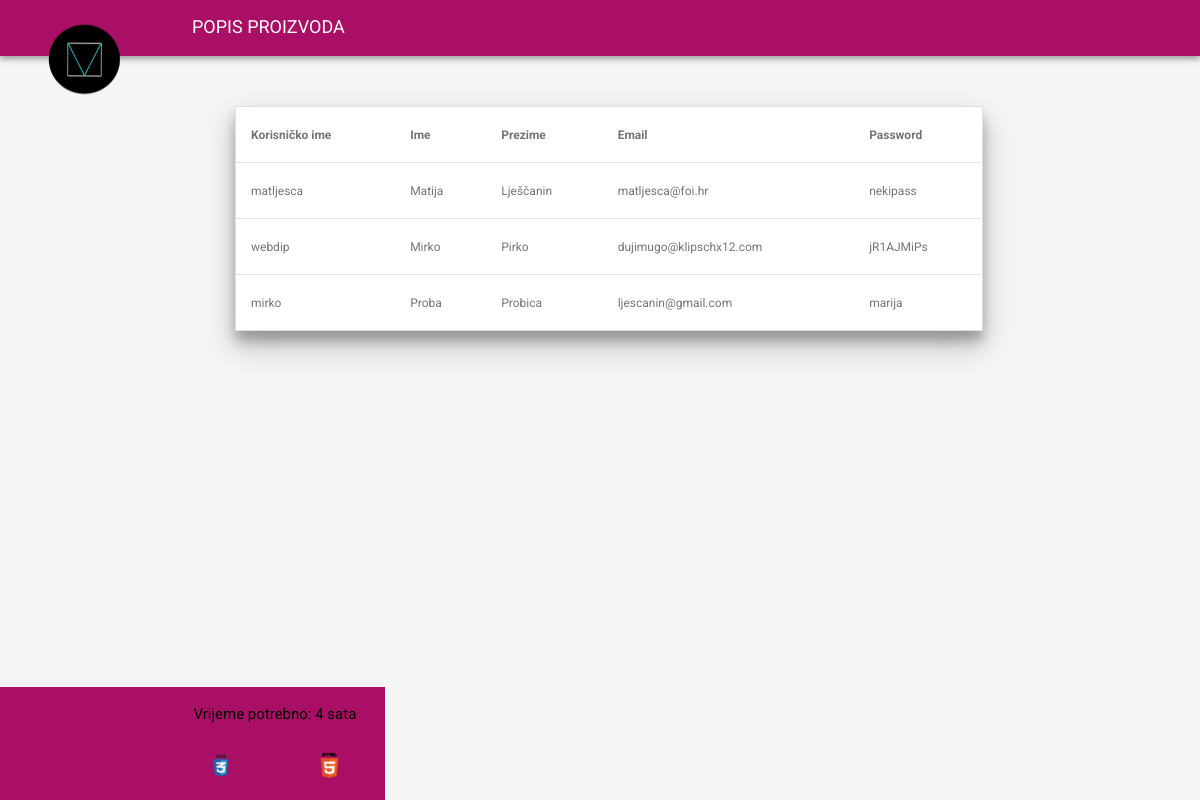
The app's page /privatno/index.php with its own data.
### tables this page shows
CREATE TABLE `users` (
  `id` int(11) NOT NULL,
  `role` int(11) NOT NULL,
  `username` varchar(50) NOT NULL,
  `password` varchar(45) NOT NULL,
  `password_hash` text,
  `mail` varchar(255) NOT NULL,
  `name` varchar(50) DEFAULT NULL,
  `surname` varchar(80) DEFAULT NULL,
  `gender` char(1) DEFAULT NULL,
  `birthday` date DEFAULT NULL,
  `adress` varchar(255) DEFAULT NULL,
  `profile_pic` text,
  `statusi` int(11) DEFAULT NULL,
  `settings` int(11) DEFAULT '1',
  `joined` date DEFAULT NULL,
  `status` varchar(50) NOT NULL,
  `activation_id` varchar(100) NOT NULL,
  `sign_attemp` int(11) NOT NULL,
  `two_step` int(11) NOT NULL,
  `points` int(11) NOT NULL,
  `points_all` int(11) NOT NULL
);

### baza.php (called while the page is built, shortened)
<?php
class baza
{
    private $veza = null;
    function spojiDB() {
        $this->veza = new mysqli(self::server, self::korisnik, self::lozinka, self::baza);
        $this->veza->set_charset("utf8");
        return $this->veza;
    }
    function selectDB($upit) {
        $rezultat = $this->veza->query($upit);
        return $rezultat;
    }
}

### privatno/index.php (the view, shortened to what this page needs)
<?php
include_once ('../baza.php');
$table= $result = "";
$database = new baza();
$database->spojiDB();
$searchUsers = "SELECT username, name, surname, mail, password FROM users ";
$allUsers = $database->selectDB($searchUsers);
$table.= "<table>
    <tr>
        <th>Korisničko ime</th>
        <th class='drugi'> Ime</th>
        <th class='treci'>Prezime</th>
        <th class='cetvrti'>Email</th>
        <th class='peti'>Password</th>
    </tr>";
    foreach ($allUsers as $result){
    $table.= "<tr>";
        $user = $result["username"];
        $name = $result["name"];
        $table.= "<td>" . $user . "</td>";
        $table.= "<td class='drugi'>" . $name . "</td>";
        $table.= "<td class='treci'>" . $result['surname'] . "</td>";
        $table.= "<td class='cetvrti'>" . $result['mail'] . "</td>";
        $table.= "<td class='peti'>" . $result['password'] . "</td>";
        $table.= "</tr>";
    }
    $table.= "</table>";
?>
<!DOCTYPE html>
<html lang="hr">
<head>
    <link rel="stylesheet" type="text/css" href="../css/matljesca.css">
</head>
<body>
<header class="header">
    <figure id="leti" >
        <img id="leti1" src="../img/material.png" alt="logo" usemap="#Map">
    </figure>
    <h1>Popis proizvoda</h1>
</header>
<section class="sekcija">
    <?php echo  $table  ?>
</section>
<footer class="footer">
    <p>Vrijeme potrebno: 4 sata</p>
    <figure>
        <a href="https://jigsaw.w3.org/css-validator/validator?uri=http://barka.foi.hr/WebDiP/2016/zadaca_02/matljesca/matljesca.css"><img src="../img/CSS3.png" alt="CSS3" ></a>
    </figure>
    <figure>
        <a href="http://validator.w3.org/check?uri=http://barka.foi.hr/WebDiP/2016/zadaca_02/matljesca/popis_proizvoda.html"><img src="../img/HTML5.png" alt="HTML5"></a>
    </figure>
</footer>
</body>
</html>

### css/matljesca.css (style rules this page uses)
html { height:100%; width: 100%; }
body { background-color: #f5f5f5; margin: 0; font-family: 'Roboto', 'Helvetica', sans-serif; height:100%; width: 100%; }
header { background-color: #a90f64; clear: both; border-left: 175px solid #a90f64; text-align: center; overflow: hidden; height: 50px; z-index: 5; box-shadow: 0 3px 6px rgba(0,0,0,0.16), 0 3px 6px rgba(0,0,0,0.23); padding: 3px; }
header h1 { font-size: large; margin: 10px; text-transform: uppercase; float: none; padding: 3px 0 3px 4px ; font-weight: normal; color: #FFFFFF; text-align: left; }
#leti { position: fixed; top: 20px; left: 45px; height: 80px; width: 80px; z-index: 5; }
#leti1 { height: 80px; width: 80px; }
header img { vertical-align: middle; float: left; }
header figure { margin: 0; height: 100px; width: 368px; float: left; }
section { margin: 20px 0 0 205px; padding: 2em; overflow: hidden; min-height: 80%; }
footer { background-color: #a90f64; clear: both; text-align: center; padding: 3px; border-left: 165px solid #a90f64; position: absolute; bottom: 0; }
footer figure { display: inline-block; }
@media only screen and (min-width: 1024px) { body { font-family: Roboto, sans-serif; font-size: 15px; } }
table, td, th { border: 1px solid #e0e0e0; text-align: left; background-color: #ffffff; font-size: 12px; }
table { border-collapse: collapse; width: 100%; box-shadow: 0 14px 28px rgba(0,0,0,0.25), 0 10px 10px rgba(0,0,0,0.22); max-width: 80%; color: #757575; }
tr { max-height: 44px; overflow: scroll; }
th, td { white-space: nowrap; height: 25px; max-height: 25px; width: 30px; padding: 15px; border-left: none; border-right: none; overflow: hidden; overflow-wrap: break-word; }
.drugi { text-align: justify; }

### records on screen
users: username "matljesca", name "Matija", surname "Lješčanin", mail "matljesca@foi.hr", password "nekipass"
users: username "webdip", name "Mirko", surname "Pirko", mail "dujimugo@klipschx12.com", password "jR1AJMiPs"
users: username "mirko", name "Proba", surname "Probica", mail "ljescanin@gmail.com", password "marija"
